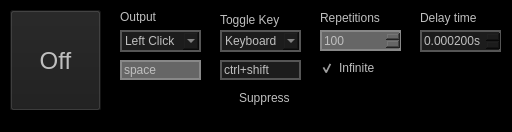
<?xml version="1.0" encoding="UTF-8"?>
<ui version="4.0">
 <class>AutoClicker</class>
 <widget class="QMainWindow" name="AutoClicker">
  <property name="enabled">
   <bool>true</bool>
  </property>
  <property name="geometry">
   <rect>
    <x>0</x>
    <y>0</y>
    <width>512</width>
    <height>132</height>
   </rect>
  </property>
  <property name="sizePolicy">
   <sizepolicy hsizetype="Fixed" vsizetype="Fixed">
    <horstretch>0</horstretch>
    <verstretch>0</verstretch>
   </sizepolicy>
  </property>
  <property name="windowTitle">
   <string>AutoClicker</string>
  </property>
  <property name="styleSheet">
   <string notr="true">background:black;color:#bfbfbf;</string>
  </property>
  <widget class="QWidget" name="centralwidget">
   <widget class="QPushButton" name="ToggleButton">
    <property name="geometry">
     <rect>
      <x>10</x>
      <y>10</y>
      <width>91</width>
      <height>101</height>
     </rect>
    </property>
    <property name="font">
     <font>
      <pointsize>18</pointsize>
     </font>
    </property>
    <property name="focusPolicy">
     <enum>Qt::NoFocus</enum>
    </property>
    <property name="styleSheet">
     <string notr="true">QPushButton{background:#1c1c1c;}QPushButton:hover{background:#333}</string>
    </property>
    <property name="text">
     <string>Off</string>
    </property>
   </widget>
   <widget class="QLineEdit" name="PressText">
    <property name="enabled">
     <bool>false</bool>
    </property>
    <property name="geometry">
     <rect>
      <x>120</x>
      <y>60</y>
      <width>81</width>
      <height>20</height>
     </rect>
    </property>
    <property name="styleSheet">
     <string notr="true">QLineEdit{background:#1c1c1c;border: 2px solid #555;}QLineEdit:disabled{background:#666;border:2px solid #888}</string>
    </property>
    <property name="text">
     <string>space</string>
    </property>
   </widget>
   <widget class="QLineEdit" name="TriggerText">
    <property name="geometry">
     <rect>
      <x>220</x>
      <y>60</y>
      <width>81</width>
      <height>20</height>
     </rect>
    </property>
    <property name="styleSheet">
     <string notr="true">QLineEdit{background:#1c1c1c;border: 2px solid #555;}QLineEdit:disabled{background:#666;border:2px solid #888}</string>
    </property>
    <property name="text">
     <string>ctrl+shift</string>
    </property>
   </widget>
   <widget class="QLabel" name="label">
    <property name="geometry">
     <rect>
      <x>120</x>
      <y>10</y>
      <width>47</width>
      <height>13</height>
     </rect>
    </property>
    <property name="text">
     <string>Output</string>
    </property>
   </widget>
   <widget class="QLabel" name="label_2">
    <property name="geometry">
     <rect>
      <x>220</x>
      <y>10</y>
      <width>61</width>
      <height>20</height>
     </rect>
    </property>
    <property name="text">
     <string>Toggle Key</string>
    </property>
   </widget>
   <widget class="QLabel" name="label_3">
    <property name="geometry">
     <rect>
      <x>420</x>
      <y>10</y>
      <width>61</width>
      <height>16</height>
     </rect>
    </property>
    <property name="text">
     <string>Delay time</string>
    </property>
   </widget>
   <widget class="QDoubleSpinBox" name="DelayBox">
    <property name="geometry">
     <rect>
      <x>420</x>
      <y>30</y>
      <width>81</width>
      <height>22</height>
     </rect>
    </property>
    <property name="styleSheet">
     <string notr="true">QDoubleSpinBox{background:#1c1c1c;border: 2px solid #555;}QDoubleSpinBox:disabled{background:#333}</string>
    </property>
    <property name="buttonSymbols">
     <enum>QAbstractSpinBox::UpDownArrows</enum>
    </property>
    <property name="specialValueText">
     <string/>
    </property>
    <property name="accelerated">
     <bool>false</bool>
    </property>
    <property name="correctionMode">
     <enum>QAbstractSpinBox::CorrectToNearestValue</enum>
    </property>
    <property name="suffix">
     <string>s</string>
    </property>
    <property name="decimals">
     <number>6</number>
    </property>
    <property name="minimum">
     <double>0.000200000000000</double>
    </property>
    <property name="maximum">
     <double>999.990000000000009</double>
    </property>
    <property name="singleStep">
     <double>0.001000000000000</double>
    </property>
   </widget>
   <widget class="QSpinBox" name="RepetitionsBox">
    <property name="enabled">
     <bool>false</bool>
    </property>
    <property name="geometry">
     <rect>
      <x>320</x>
      <y>30</y>
      <width>81</width>
      <height>21</height>
     </rect>
    </property>
    <property name="styleSheet">
     <string notr="true">QSpinBox{background:#1c1c1c;border: 2px solid #555;}QSpinBox:disabled{background:#666;border:2px solid #888}</string>
    </property>
    <property name="minimum">
     <number>1</number>
    </property>
    <property name="maximum">
     <number>999999999</number>
    </property>
    <property name="value">
     <number>100</number>
    </property>
   </widget>
   <widget class="QLabel" name="label_4">
    <property name="geometry">
     <rect>
      <x>320</x>
      <y>10</y>
      <width>61</width>
      <height>16</height>
     </rect>
    </property>
    <property name="text">
     <string>Repetitions</string>
    </property>
   </widget>
   <widget class="QCheckBox" name="InfiniteRepetitionsBox">
    <property name="enabled">
     <bool>true</bool>
    </property>
    <property name="geometry">
     <rect>
      <x>320</x>
      <y>60</y>
      <width>71</width>
      <height>16</height>
     </rect>
    </property>
    <property name="focusPolicy">
     <enum>Qt::NoFocus</enum>
    </property>
    <property name="text">
     <string>Infinite</string>
    </property>
    <property name="checked">
     <bool>true</bool>
    </property>
   </widget>
   <widget class="QComboBox" name="ToggleBox">
    <property name="geometry">
     <rect>
      <x>220</x>
      <y>30</y>
      <width>81</width>
      <height>22</height>
     </rect>
    </property>
    <property name="styleSheet">
     <string notr="true">QComboBox{background:#1c1c1c;border: 2px solid #555;}QComboBox:disabled{background:#666;border:2px solid #888}</string>
    </property>
    <property name="currentText">
     <string>Keyboard</string>
    </property>
    <item>
     <property name="text">
      <string>Keyboard</string>
     </property>
    </item>
    <item>
     <property name="text">
      <string>Left Click</string>
     </property>
    </item>
    <item>
     <property name="text">
      <string>Right Click</string>
     </property>
    </item>
    <item>
     <property name="text">
      <string>Middle Click</string>
     </property>
    </item>
    <item>
     <property name="text">
      <string>Mouse4</string>
     </property>
    </item>
    <item>
     <property name="text">
      <string>Mouse5</string>
     </property>
    </item>
   </widget>
   <widget class="QComboBox" name="OutputBox">
    <property name="geometry">
     <rect>
      <x>120</x>
      <y>30</y>
      <width>81</width>
      <height>22</height>
     </rect>
    </property>
    <property name="styleSheet">
     <string notr="true">QComboBox{background:#1c1c1c;border: 2px solid #555;}QComboBox:disabled{background:#666;border:2px solid #888}</string>
    </property>
    <property name="editable">
     <bool>false</bool>
    </property>
    <property name="currentText">
     <string>Left Click</string>
    </property>
    <property name="currentIndex">
     <number>1</number>
    </property>
    <item>
     <property name="text">
      <string>Keyboard</string>
     </property>
    </item>
    <item>
     <property name="text">
      <string>Left Click</string>
     </property>
    </item>
    <item>
     <property name="text">
      <string>Right Click</string>
     </property>
    </item>
    <item>
     <property name="text">
      <string>Middle Click</string>
     </property>
    </item>
    <item>
     <property name="text">
      <string>Mouse4</string>
     </property>
    </item>
    <item>
     <property name="text">
      <string>Mouse5</string>
     </property>
    </item>
   </widget>
   <widget class="QCheckBox" name="SuppressBox">
    <property name="enabled">
     <bool>true</bool>
    </property>
    <property name="geometry">
     <rect>
      <x>220</x>
      <y>90</y>
      <width>81</width>
      <height>16</height>
     </rect>
    </property>
    <property name="focusPolicy">
     <enum>Qt::NoFocus</enum>
    </property>
    <property name="text">
     <string>Suppress</string>
    </property>
    <property name="checked">
     <bool>false</bool>
    </property>
   </widget>
   <zorder>ToggleButton</zorder>
   <zorder>PressText</zorder>
   <zorder>TriggerText</zorder>
   <zorder>label</zorder>
   <zorder>label_2</zorder>
   <zorder>label_3</zorder>
   <zorder>DelayBox</zorder>
   <zorder>RepetitionsBox</zorder>
   <zorder>InfiniteRepetitionsBox</zorder>
   <zorder>ToggleBox</zorder>
   <zorder>OutputBox</zorder>
   <zorder>label_4</zorder>
   <zorder>SuppressBox</zorder>
  </widget>
  <widget class="QStatusBar" name="statusbar"/>
 </widget>
 <resources/>
 <connections/>
</ui>
